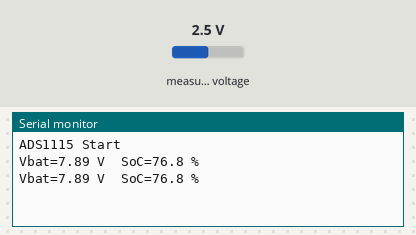
This sketch was run on a simulated ESP32. Shown: the last lines printed to the serial monitor. Inputs (shaded band) come from the test bench; at power-on: measured voltage 2.5 V.

Above: at 1.3 s.
1.4 s: measured voltage set to 0.1 V
At 2.8 s:
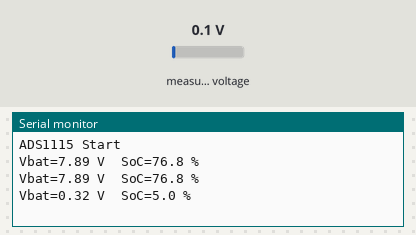
2.9 s: measured voltage set to 1.2 V
At 3.9 s:
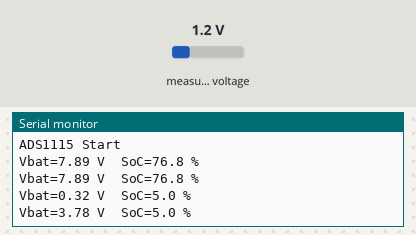
Timing chart, 0 to 5.9 s (numbered marks = the images above; inputs shaded):
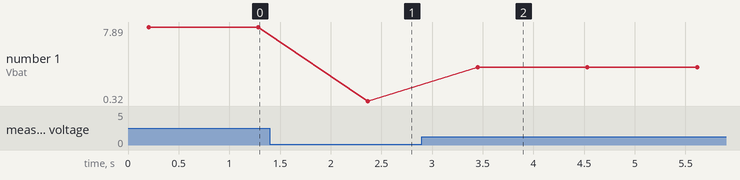

Measured:
- after the input at 1.4 s, the serial monitor: prints a new line after 0.97 s (image 1)
- after the input at 2.9 s, the serial monitor: prints a new line after 0.55 s (image 2)
- plotted number 1: 7.89 → 0.32 after the input at 1.4 s, 0.32 → 3.78 after the input at 2.9 s

The sketch:

Sketch_1.ino
```cpp
// Sketch_1_ADS1115
#include <Wire.h>
#include <Adafruit_ADS1X15.h>

// ADS1115 Einstellungen
Adafruit_ADS1115 ads;
constexpr int SDA_PIN = 21, SCL_PIN = 22;
constexpr uint8_t ADS_ADDR = 0x48;
constexpr uint8_t ADS_CH   = 0;
constexpr float R1 = 100000.0f;
constexpr float R2 = 47000.0f;
constexpr float DIVIDER = (R1 + R2) / R2;
constexpr float VBAT_CAL = 7.14 / 7.08;

// ADS1115
static float socFromVcell(float vcell){
  if (vcell <= 3.30f) return 5.0f;
  if (vcell >= 4.15f) return 100.0f;
  return (vcell - 3.30f) * (95.0f / (4.15f - 3.30f)) + 5.0f;
}

bool readBattery(float &vbat, float &soc){
  long acc = 0;
  for(int i=0;i<8;i++){ acc += ads.readADC_SingleEnded(ADS_CH); delay(2); }
  int16_t raw = (int16_t)(acc/8);
  const float LSB_V = 0.000125f;
  float vadc = raw * LSB_V;
  vbat = vadc * DIVIDER * VBAT_CAL;
  float vcell = vbat * 0.5f;
  soc = socFromVcell(vcell);
  return true;
}

// Setup / Loop
void setup(){
  Serial.begin(115200); delay(120);
  Wire.begin(SDA_PIN, SCL_PIN, 400000);
  if (!ads.begin(ADS_ADDR)) {
    Serial.println("ADS1115 nicht gefunden!");
  } else {
    ads.setGain(GAIN_ONE);
    Serial.println("ADS1115 Start");
  }
}

void loop(){
  float v=0, p=0;
  if (readBattery(v,p)) Serial.printf("Vbat=%.2f V  SoC=%.1f %%\n", v, p);
  else Serial.println("Battery read failed");
  delay(1000);
}
```
